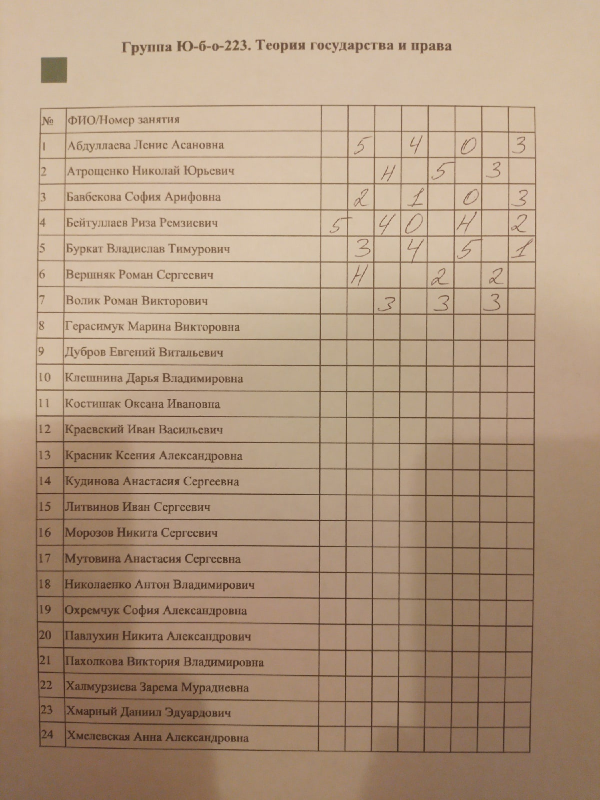
#> input picture notebooks/тест2.jpg, 1200 x 1600 px (shown at 1/2 size)
$ jupyter execute --allow-errors 'OCR Gradebook.ipynb'   (older library calls are emulated)
#> lines starting #> are read from the running program, lines starting #| are printed output that depends on the picture; after the words box and inside, x2 and y2 are one past the last pixel; in counts of white or black regions, pixels touching at a corner belong together
## Импорты

[cell 1]
import os
import cv2
import numpy as np
import pandas as pd
import matplotlib
import matplotlib.pyplot as plt
import csv
try:
    from PIL import Image
except ImportError:
    import Image
# from skimage.feature import match_template

## Обработка изображения и поиск секторов

[cell 2]
image=cv2.imread('тест2.jpg')
#> image is the input picture: shape (1600, 1200, 3); mean B, G, R 128.5, 152.5, 177.5

[cell 3]
image = cv2.rotate(image, cv2.ROTATE_90_COUNTERCLOCKWISE)
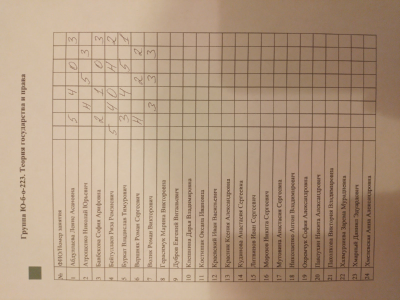
#> image: shape (1200, 1600, 3) (shown at 1/4 size); mean B, G, R 128.5, 152.5, 177.5

[cell 4]
plotting = plt.imshow(image)
plt.show()

От кода в 4 блоках ниже я отказался, пусть пользователь сам указывает ориентацию изображения

[cell 5]
gray_image=cv2.cvtColor(image,cv2.COLOR_BGR2GRAY)
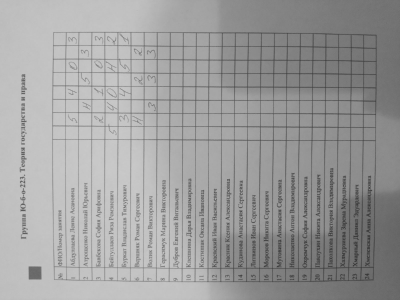
#> gray_image: shape (1200, 1600) (shown at 1/4 size); min 15, max 218, mean 157.2
#> (the rest of this cell did not finish here and is left out)

#> (a cell that did not finish here is left out)

#> (a cell that did not finish here is left out)

Продолжаем преобразования

[cell 8]
image = cv2.fastNlMeansDenoising(image)
gray_scale=cv2.cvtColor(image,cv2.COLOR_BGR2GRAY)
img_bin = cv2.adaptiveThreshold(gray_scale, 255, cv2.ADAPTIVE_THRESH_MEAN_C,
                                          cv2.THRESH_BINARY_INV, 199, 5)
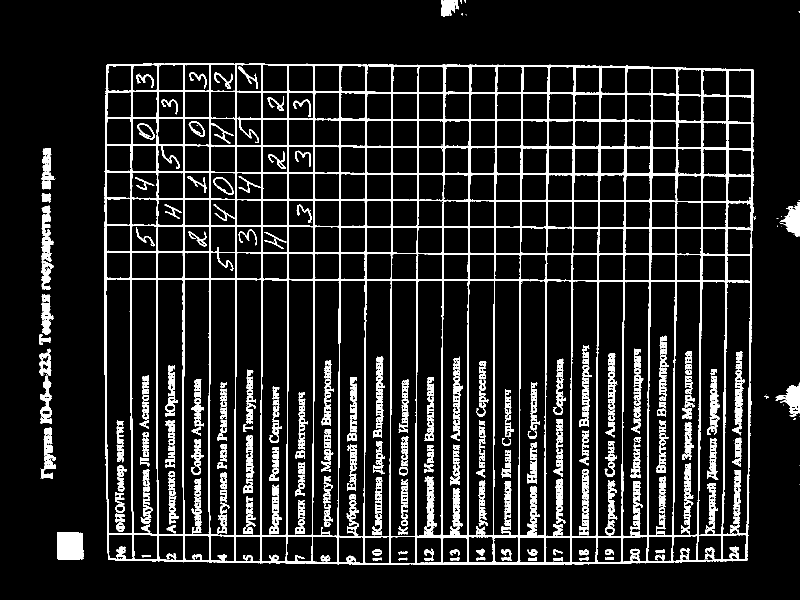
#> img_bin: shape (1200, 1600) (shown at 1/2 size); 12.2% white; 475 white regions (178 under 20 px), largest, box (x1, y1, x2, y2) and area: (208, 126, 1508, 1130) 143359, (114, 1065, 167, 1119) 2812, (82, 411, 107, 580) 2201
gray_scale

[cell 9]
plotting = plt.imshow(image)
plt.show()

[cell 10]
plotting = plt.imshow(img_bin,cmap='gray')
plt.show()

[cell 11]
# Размер линий подобран эмпирически в соответствии с задачей
kernal_h = np.ones((1,60), np.uint8)
kernal_v = np.ones((60,1), np.uint8)

[cell 12]
img_bin_h = cv2.morphologyEx(img_bin, cv2.MORPH_OPEN, kernal_h)
#> img_bin_h: shape (1200, 1600); 2.3% white; 16 white regions, largest, box (x1, y1, x2, y2) and area: (210, 342, 1508, 353) 4396, (211, 234, 1508, 246) 4329, (213, 127, 1508, 141) 4284
plotting = plt.imshow(img_bin_h,cmap='gray')
plt.show()

[cell 13]
img_bin_v = cv2.morphologyEx(img_bin, cv2.MORPH_OPEN, kernal_v)
#> img_bin_v: shape (1200, 1600); 4.1% white; 31 white regions, largest, box (x1, y1, x2, y2) and area: (209, 129, 218, 1121) 3540, (1294, 134, 1306, 1127) 3354, (1443, 139, 1457, 1124) 3291
plotting = plt.imshow(img_bin_v,cmap='gray')
plt.show()

[cell 14]
img_bin_final=img_bin_h|img_bin_v
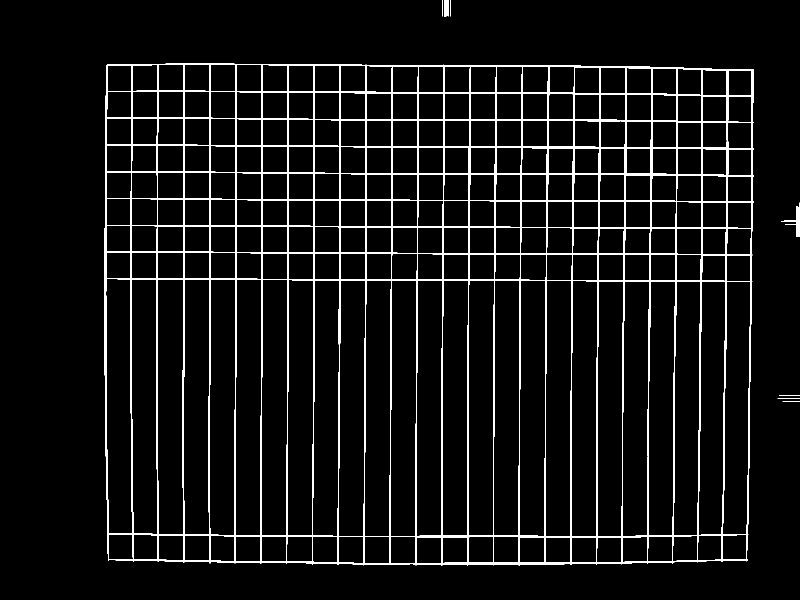
#> img_bin_final: shape (1200, 1600) (shown at 1/2 size); 6.3% white; 8 white regions, largest, box (x1, y1, x2, y2) and area: (209, 127, 1508, 1131) 119524, (1562, 405, 1600, 474) 540, (889, 0, 897, 34) 262
plotting = plt.imshow(img_bin_final,cmap='gray')
plt.show()

[cell 15]
num_labels , labels, stats, centroids  = cv2.connectedComponentsWithStats(~img_bin_final, connectivity=8, ltype=cv2.CV_32S)
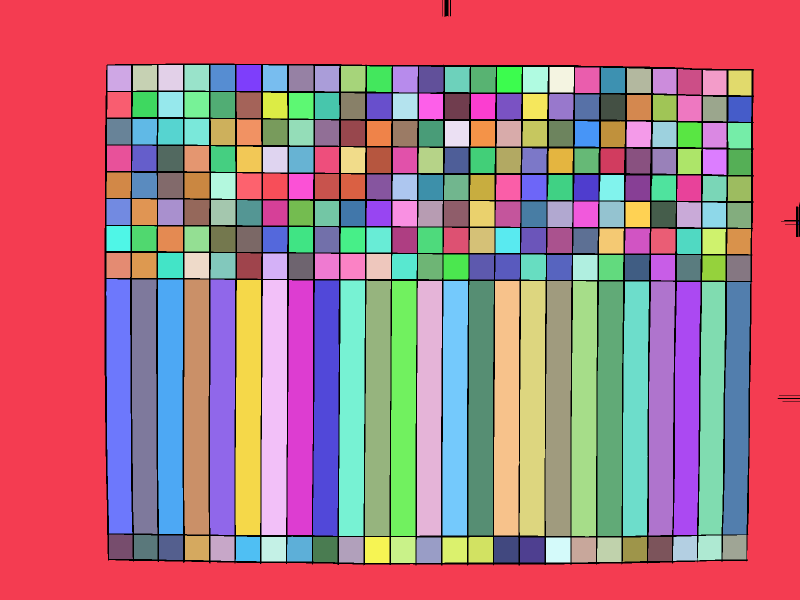
#> labels: shape (1200, 1600) int32 (shown at 1/2 size); 253 distinct labels, from 0 to 252; one colour per label, 0 black
#> num_labels = 253; stats = 253 rows, first 6: [209, 0, 1391, 1131, 120590], [0, 0, 1600, 1200, 632758], [215, 131, 47, 51, 2397], [266, 130, 48, 52, 2417], [317, 130, 49, 51, 2499], [369, 130, 49, 52, 2506]; centroids = 253 pairs, first value 236.5 to 1597, second value 155 to 1100

[cell 16]
plotting = plt.imshow(labels)
plt.show()

[cell 17]
# Создание очищенного изображения
se=cv2.getStructuringElement(cv2.MORPH_RECT , (8,8))
bg=cv2.morphologyEx(image, cv2.MORPH_DILATE, se)
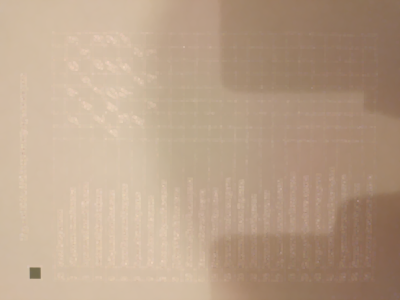
#> bg: shape (1200, 1600, 3) (shown at 1/4 size); mean B, G, R 137.6, 161, 186
clean_image=cv2.divide(image, bg, scale=255)
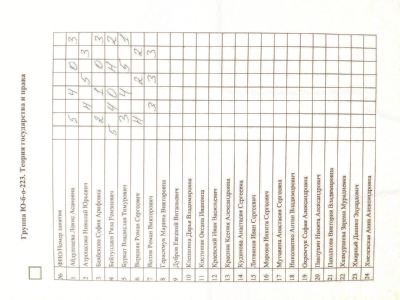
#> clean_image: shape (1200, 1600, 3) (shown at 1/4 size); mean B, G, R 237.9, 241.4, 243.3
plotting = plt.imshow(clean_image)
plt.show()

[cell 18]
# Высчитываем среднюю площадь ячейки и удаляем ошибочно выделенные
# сектора и внешние рамки
mean_area = np.mean(stats[2:,4], axis=0)
#> mean_area = 4648
arr = np.delete(
    stats, np.where(
        (stats[:, 4] < (mean_area // 10)) | (stats[:, 4] > (mean_area * 10))
    )[0],
    axis=0
)
#> arr = 250 rows, first 6: [215, 131, 47, 51, 2397], [266, 130, 48, 52, 2417], [317, 130, 49, 51, 2499], [369, 130, 49, 52, 2506], [421, 130, 49, 52, 2548], [473, 130, 49, 52, 2548]
arr.shape

[cell 19]
# Наложение сетки на очищенное изображения
clean_image_with_table = clean_image.copy()
for x,y,w,h,area in stats[2:]:
    cv2.rectangle(clean_image_with_table,(x,y),(x+w,y+h),(0,255,0),2)
#> this loop made 251 passes
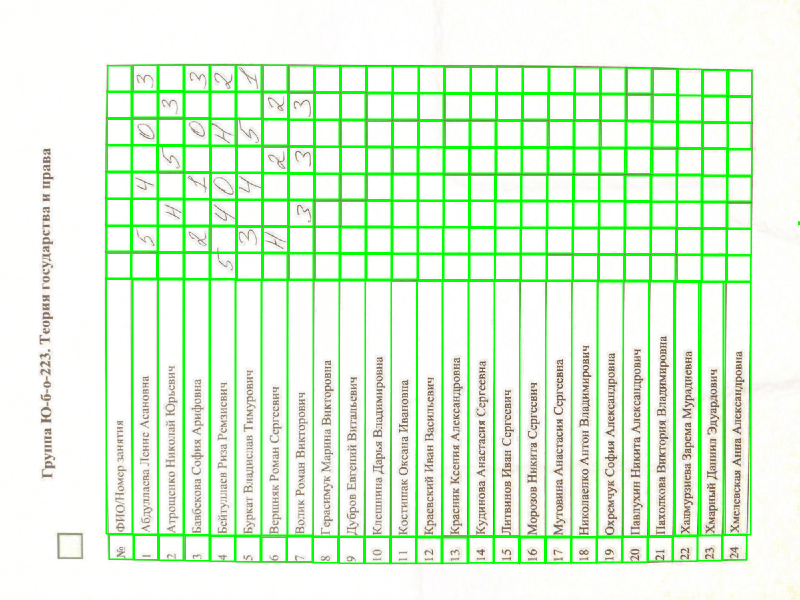
#> clean_image_with_table: shape (1200, 1600, 3) (shown at 1/2 size); 9.6% of pixels changed, all inside (x1, y1, x2, y2) = (211, 129, 1600, 1128)
plotting = plt.imshow(clean_image_with_table)
plt.show()

[cell 20]
# Вычисляем среднюю высоту ячейки и создаем новый отсортированный список
mean_hight = np.mean(arr[:,3], axis=0)
#> mean_hight = 96.53

new_arr = [[list(arr[0])]]
#> new_arr = [[[215, 131, 47, 51, 2397]]]

for cell in arr[1:]:
    y = cell[1]
    row_find = False
    for row in new_arr:
        first_cell_y = row[0][1]
        if abs(y-first_cell_y) < mean_hight / 2:
            row.append(list(cell))
            row_find = True
    if not row_find:
        new_arr.append([list(cell)])
#> this loop made 249 passes
#> (cell, y) on passes 1 to 3: ([266, 130, 48, 52, 2417], 130), ([317, 130, 49, 51, 2499], 130), ([369, 130, 49, 52, 2506], 130)
#> after the loop, new_arr = 10 items; row = 25 items, first 6: [218, 1069, 48, 49, 2289], [268, 1070, 47, 49, 2254], [318, 1071, 48, 49, 2337], [370, 1071, 48, 50, 2319], [1395, 1071, 48, 50, 2269], [1445, 1070, 48, 49, 2289]

sorted_arr = sorted(new_arr, key=lambda x: x[0][1])
#> sorted_arr = 10 items
for row in sorted_arr:
    row.sort()
#> this loop made 10 passes
df = pd.DataFrame(sorted_arr)
#> df = table of 10 rows and 25 columns
df
#> Out = table of 10 rows and 25 columns

[cell 21]
for index, row in df.iterrows():
    for cell in range(len(row)):
        if cell == 2:
            cell = row[cell]
            cell = img_bin[cell[1]+1:cell[1]+cell[3]-1, cell[0]+1:cell[0]+cell[2]-1]
            print(cell)
            plotting = plt.imshow(cell,cmap='gray_r', )
            plt.show()
#> after the loop, cell = 24

[cell 22]
# Проверяем, что ячейки верно отсортированы
cell = sorted_arr[3][5]
#> cell = [474, 293, 49, 51, 2482]
cell[1]
cell = img_bin[cell[1]+1:cell[1]+cell[3]-1, cell[0]+1:cell[0]+cell[2]-1]
#> cell: shape (49, 47); every value is 0
plotting = plt.imshow(cell,cmap='gray_r', )
plt.show()
print(cell)
#> (printed output is left out)

[cell 23]
import json


js = json.dumps(np.ndarray.tolist(cell))
js

[cell 24]
cell_copy = sorted_arr[3][5]
#> cell_copy = [474, 293, 49, 51, 2482]
cell_copy = img_bin[cell_copy[1]+3:cell_copy[1]+cell_copy[3]-3, cell_copy[0]+3:cell_copy[0]+cell_copy[2]-3]
#> cell_copy: shape (45, 43); every value is 0
plotting = plt.imshow(cell_copy,cmap='gray_r', )
plt.show()
with np.printoptions(threshold=np.inf):
    print(cell_copy)
#| [[0 0 0 0 0 0 0 0 0 0 0 0 0 0 0 0 0 0 0 0 0 0 0 0 0 0 0 0 0 0 0 0 0 0 0 0
#|   0 0 0 0 0 0 0]
#|  [0 0 0 0 0 0 0 0 0 0 0 0 0 0 0 0 0 0 0 0 0 0 0 0 0 0 0 0 0 0 0 0 0 0 0 0
#|   0 0 0 0 0 0 0]
#|  [0 0 0 0 0 0 0 0 0 0 0 0 0 0 0 0 0 0 0 0 0 0 0 0 0 0 0 0 0 0 0 0 0 0 0 0
#|   0 0 0 0 0 0 0]
#> (further printed lines are left out)

[cell 25]
np.mean(cell_copy)
#> Out = 0

[cell 26]
plt.show()
resized = cv2.resize(cell_copy, (28, 28), interpolation = cv2.INTER_AREA)
#> resized: shape (28, 28); every value is 0
plotting = plt.imshow(resized,cmap='gray_r', )
plt.show()

[cell 27]
import pickle

filename = '../models/k_neibors_model.sav'
#> (the rest of this cell did not finish here and is left out)

[cell 28]
resized = resized.reshape(784,) / 255
#> resized = 784 values from 0 to 0
#> (the rest of this cell did not finish here and is left out)

#> (a cell that did not finish here is left out)

[cell 30]
import pickle

filename = '../models/forest_model.sav'
#> (the rest of this cell did not finish here and is left out)

[cell 31]
n = np.array([0., 0.        , 0.        , 0.        , 0.        ,
       0.        , 0.        , 0.        , 0.        , 0.        ,
       0.        , 0.        , 0.        , 0.        , 0.        ,
       0.        , 0.        , 0.        , 0.        , 0.        ,
       0.        , 0.        , 0.        , 0.        , 0.        ,
       0.        , 0.        , 0.        , 0.        , 0.        ,
       0.        , 0.        , 0.        , 0.        , 0.        ,
       0.        , 0.        , 0.        , 0.        , 0.        ,
       0.        , 0.        , 0.        , 0.        , 0.        ,
       0.        , 0.        , 0.        , 0.        , 0.        ,
       0.        , 0.        , 0.        , 0.        , 0.        ,
       0.        , 0.        , 0.        , 0.        , 0.        ,
       0.        , 0.        , 0.        , 0.        , 0.        ,
       0.        , 0.        , 0.        , 0.        , 0.        ,
       0.        , 0.        , 0.        , 0.        , 0.        ,
       0.        , 0.        , 0.        , 0.        , 0.        ,
       0.        , 0.        , 0.        , 0.        , 0.        ,
       0.        , 0.        , 0.        , 0.        , 0.        ,
       0.        , 0.        , 0.        , 0.        , 0.        ,
       0.        , 0.        , 0.        , 0.        , 0.        ,
       0.        , 0.        , 0.        , 0.        , 0.        ,
       0.        , 0.        , 0.        , 0.62352941, 0.        ,
       0.        , 0.        , 0.        , 0.        , 0.        ,
       0.        , 0.        , 0.        , 0.        , 0.        ,
       0.        , 0.        , 0.        , 0.        , 0.        ,
       0.        , 0.        , 0.        , 0.        , 0.        ,
       0.        , 0.        , 0.        , 0.2       , 0.55686275,
       1.        , 1.        , 0.66666667, 0.        , 0.        ,
       0.        , 0.        , 0.        , 0.        , 0.        ,
       0.        , 0.        , 0.        , 0.        , 0.        ,
       0.        , 0.        , 0.        , 0.        , 0.        ,
       0.        , 0.        , 0.        , 0.        , 0.        ,
       0.30980392, 1.        , 1.        , 1.        , 1.        ,
       0.66666667, 0.        , 0.        , 0.        , 0.        ,
       0.        , 0.        , 0.        , 0.        , 0.        ,
       0.        , 0.        , 0.        , 0.        , 0.        ,
       0.        , 0.        , 0.        , 0.        , 0.        ,
       0.        , 0.        , 0.33333333, 0.90980392, 1.        ,
       1.        , 1.        , 1.        , 0.66666667, 0.        ,
       0.        , 0.        , 0.        , 0.        , 0.        ,
       0.        , 0.        , 0.        , 0.        , 0.        ,
       0.        , 0.        , 0.        , 0.        , 0.        ,
       0.        , 0.        , 0.        , 0.        , 0.26666667,
       0.90980392, 1.        , 0.82352941, 0.55686275, 1.        ,
       0.90980392, 0.13333333, 0.        , 0.        , 0.        ,
       0.        , 0.        , 0.        , 0.        , 0.        ,
       0.        , 0.        , 0.        , 0.        , 0.        ,
       0.        , 0.        , 0.        , 0.        , 0.        ,
       0.        , 0.26666667, 1.        , 1.        , 0.22352941,
       0.04313725, 0.55686275, 1.        , 0.89019608, 0.        ,
       0.        , 0.        , 0.        , 0.        , 0.        ,
       0.        , 0.        , 0.        , 0.        , 0.        ,
       0.        , 0.        , 0.        , 0.        , 0.        ,
       0.        , 0.        , 0.        , 0.        , 0.89019608,
       0.86666667, 0.6       , 0.13333333, 0.53333333, 1.        ,
       1.        , 0.57647059, 0.        , 0.        , 0.        ,
       0.        , 0.        , 0.        , 0.        , 0.        ,
       0.        , 0.        , 0.        , 0.        , 0.        ,
       0.        , 0.        , 0.        , 0.        , 0.        ,
       0.        , 0.4       , 0.95686275, 0.66666667, 0.        ,
       0.46666667, 1.        , 1.        , 0.6       , 0.04313725,
       0.        , 0.        , 0.        , 0.        , 0.        ,
       0.        , 0.        , 0.        , 0.        , 0.        ,
       0.        , 0.        , 0.        , 0.        , 0.        ,
       0.        , 0.        , 0.        , 0.        , 0.66666667,
       0.90980392, 0.13333333, 0.44313725, 0.95686275, 1.        ,
       0.64313725, 0.06666667, 0.        , 0.        , 0.        ,
       0.        , 0.        , 0.        , 0.        , 0.        ,
       0.        , 0.        , 0.        , 0.        , 0.        ,
       0.        , 0.        , 0.        , 0.        , 0.        ,
       0.        , 0.        , 0.66666667, 0.90980392, 0.2       ,
       0.64313725, 1.        , 0.77647059, 0.        , 0.        ,
       0.        , 0.        , 0.        , 0.        , 0.        ,
       0.        , 0.        , 0.        , 0.        , 0.        ,
       0.        , 0.        , 0.        , 0.        , 0.        ,
       0.        , 0.        , 0.        , 0.4       , 0.4       ,
       0.8       , 1.        , 1.        , 1.        , 1.        ,
       0.46666667, 0.        , 0.        , 0.        , 0.        ,
       0.        , 0.        , 0.        , 0.        , 0.        ,
       0.        , 0.        , 0.        , 0.        , 0.        ,
       0.        , 0.        , 0.        , 0.        , 0.        ,
       0.46666667, 1.        , 1.        , 1.        , 1.        ,
       1.        , 1.        , 0.53333333, 0.        , 0.        ,
       0.        , 0.        , 0.        , 0.        , 0.        ,
       0.        , 0.        , 0.        , 0.        , 0.        ,
       0.        , 0.        , 0.        , 0.        , 0.        ,
       0.        , 0.26666667, 0.8       , 0.95686275, 0.82352941,
       0.2       , 0.73333333, 1.        , 1.        , 1.        ,
       0.84313725, 0.        , 0.        , 0.        , 0.        ,
       0.        , 0.        , 0.        , 0.        , 0.        ,
       0.        , 0.        , 0.        , 0.        , 0.        ,
       0.        , 0.        , 0.        , 0.26666667, 1.        ,
       1.        , 0.84313725, 0.        , 0.09019608, 0.73333333,
       0.97647059, 0.86666667, 1.        , 1.        , 0.        ,
       0.        , 0.        , 0.        , 0.        , 0.        ,
       0.        , 0.        , 0.        , 0.        , 0.        ,
       0.        , 0.        , 0.        , 0.        , 0.17647059,
       0.4       , 0.93333333, 0.86666667, 0.6       , 0.13333333,
       0.09019608, 0.66666667, 1.        , 0.57647059, 0.33333333,
       1.        , 0.69019608, 0.        , 0.        , 0.        ,
       0.        , 0.        , 0.        , 0.        , 0.        ,
       0.        , 0.        , 0.        , 0.        , 0.        ,
       0.        , 0.        , 0.44313725, 1.        , 0.93333333,
       0.26666667, 0.        , 0.        , 0.69019608, 1.        ,
       1.        , 0.10980392, 0.33333333, 1.        , 0.22352941,
       0.        , 0.        , 0.        , 0.        , 0.        ,
       0.        , 0.        , 0.        , 0.        , 0.        ,
       0.        , 0.        , 0.        , 0.        , 0.17647059,
       0.89019608, 1.        , 0.26666667, 0.        , 0.        ,
       0.62352941, 1.        , 1.        , 0.46666667, 0.10980392,
       0.86666667, 1.        , 0.22352941, 0.        , 0.        ,
       0.        , 0.        , 0.        , 0.        , 0.        ,
       0.        , 0.        , 0.        , 0.        , 0.        ,
       0.10980392, 0.82352941, 1.        , 0.55686275, 0.        ,
       0.        , 0.06666667, 0.64313725, 1.        , 0.95686275,
       0.44313725, 0.        , 0.10980392, 1.        , 1.        ,
       0.22352941, 0.        , 0.09019608, 0.73333333, 1.        ,
       0.93333333, 0.35686275, 0.        , 0.        , 0.        ,
       0.        , 0.        , 0.13333333, 0.73333333, 1.        ,
       1.        , 0.55686275, 0.        , 0.04313725, 0.6       ,
       1.        , 1.        , 0.46666667, 0.        , 0.        ,
       0.42352941, 1.        , 1.        , 0.53333333, 0.4       ,
       0.66666667, 1.        , 0.64313725, 0.4       , 0.        ,
       0.        , 0.        , 0.        , 0.        , 0.        ,
       0.33333333, 1.        , 1.        , 0.86666667, 0.22352941,
       0.        , 0.57647059, 1.        , 1.        , 0.53333333,
       0.        , 0.        , 0.        , 0.89019608, 1.        ,
       1.        , 1.        , 1.        , 0.73333333, 0.4       ,
       0.04313725, 0.        , 0.        , 0.        , 0.        ,
       0.        , 0.        , 0.09019608, 0.86666667, 1.        ,
       1.        , 0.15686275, 0.        , 0.53333333, 0.97647059,
       1.        , 0.55686275, 0.04313725, 0.        , 0.        ,
       0.        , 0.89019608, 1.        , 1.        , 1.        ,
       0.82352941, 0.10980392, 0.        , 0.        , 0.        ,
       0.        , 0.        , 0.        , 0.        , 0.        ,
       0.10980392, 1.        , 0.44313725, 0.        , 0.37647059,
       1.        , 1.        , 0.97647059, 0.53333333, 0.        ,
       0.        , 0.        , 0.        , 0.        , 0.89019608,
       1.        , 1.        , 0.84313725, 0.        , 0.        ,
       0.        , 0.        , 0.        , 0.        , 0.        ,
       0.        , 0.        , 0.        , 0.10980392, 1.        ,
       0.66666667, 0.4       , 1.        , 1.        , 0.73333333,
       0.53333333, 0.        , 0.        , 0.        , 0.        ,
       0.        , 0.26666667, 0.93333333, 1.        , 0.77647059,
       0.13333333, 0.        , 0.        , 0.        , 0.        ,
       0.        , 0.        , 0.        , 0.        , 0.        ,
       0.        , 0.10980392, 1.        , 1.        , 1.        ,
       1.        , 0.73333333, 0.13333333, 0.        , 0.        ,
       0.        , 0.        , 0.        , 0.        , 0.66666667,
       1.        , 1.        , 0.44313725, 0.        , 0.        ,
       0.        , 0.        , 0.        , 0.        , 0.        ,
       0.        , 0.        , 0.        , 0.        , 0.02352941,
       0.46666667, 1.        , 1.        , 0.82352941, 0.10980392,
       0.        , 0.        , 0.        , 0.        , 0.        ,
       0.        , 0.        , 0.13333333, 0.90980392, 0.73333333,
       0.09019608, 0.        , 0.        , 0.        , 0.        ,
       0.        , 0.        , 0.        , 0.        ])

[cell 32]
plotting = plt.imshow(n.reshape(28, 28),cmap='gray_r')
plt.show()
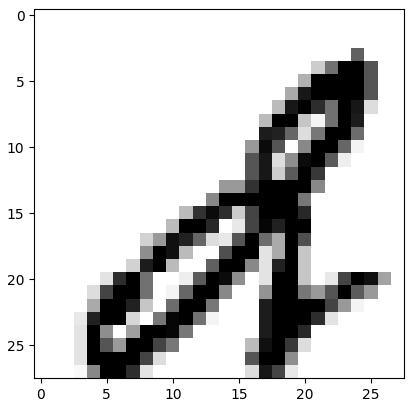
#> figure drawn by matplotlib, 1 panel

[cell 33]
plotting = plt.imshow(n.reshape(28, 28),cmap='gray')
plt.show()
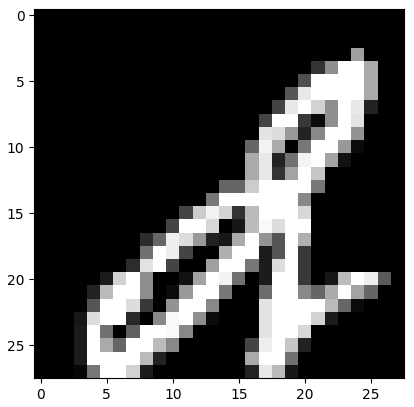
#> figure drawn by matplotlib, 1 panel
